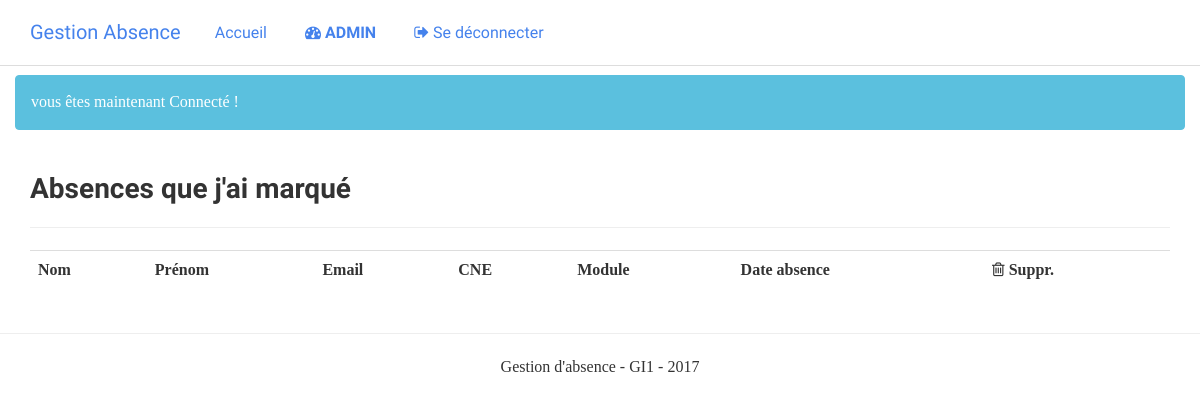
Page /absences_par_prof.php (signed in) on the earlier database version.
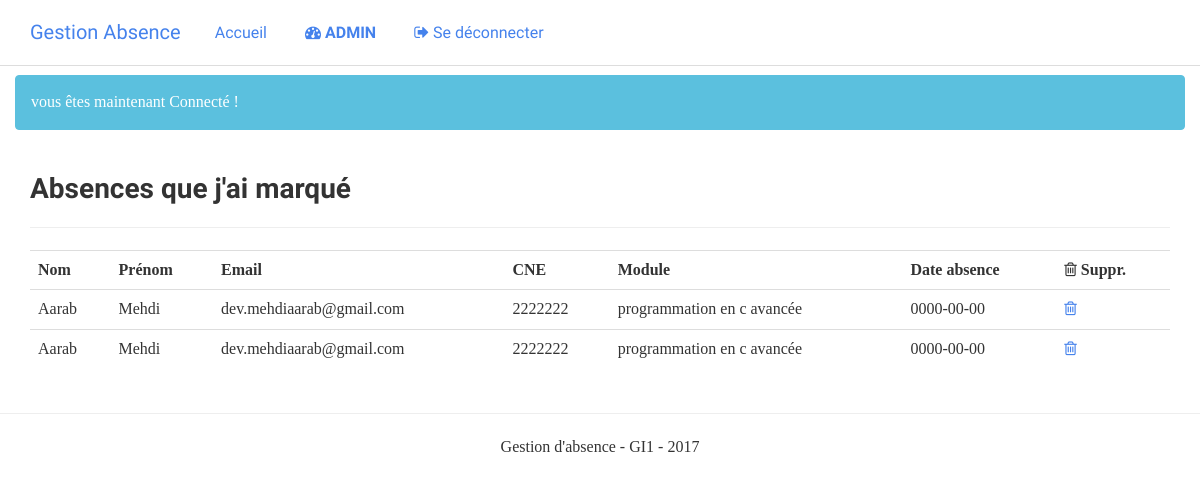
Same page on the later database version.
### tables this page shows
CREATE TABLE IF NOT EXISTS `absence` (
  `id` int(11) NOT NULL AUTO_INCREMENT,
  `id_etudiant` int(11) NOT NULL,
  `crn_horaire` varchar(255) NOT NULL,
  `type_absence` varchar(255) NOT NULL,
  `is_old` tinyint(1) NOT NULL DEFAULT '0',
  `module` varchar(255) DEFAULT NULL,
  `professeur` int(11) DEFAULT NULL,
  `date_absence` date DEFAULT NULL,
  PRIMARY KEY (`id`),
  KEY `id_etudiant` (`id_etudiant`)
);

### files/functions.php (called while the page is built, shortened)
<?php
function database()
{
    $host = "127.0.0.1";
    $username = "root";
    $password = "";
    $database = "gab";
    $db = new PDO("mysql:host=" . $host . ";dbname=" . $database, $username, $password,
        array(
            PDO::MYSQL_ATTR_INIT_COMMAND => 'SET NAMES UTF8',
            PDO::ATTR_ERRMODE => PDO::ERRMODE_SILENT
        )
    );
    return $db;
}
function listerAbsencesParProf()
{
    $absences_ = $absences = [];
    $db = database();
    $sttm = $db->prepare("SELECT * FROM absence where professeur=:id and is_old=0");
    $sttm->bindParam(":id", $_SESSION["id"]);
    if ($sttm->execute()) {
        $absences_ = $sttm->fetchAll();
        foreach ($absences_ as $a) {
            $sttm2 = $db->prepare("SELECT * FROM etudiant where id=:id");
            $sttm2->bindParam(":id", $a["id_etudiant"]);
            if ($sttm2->execute()) {
                $etudiant = $sttm2->fetch(PDO::FETCH_ASSOC);
                $a["nom"] = $etudiant["nom"];
                $a["prenom"] = $etudiant["prenom"];
                $a["cne"] = $etudiant["cne"];
                $a["email"] = $etudiant["email"];
                $absences [] = $a;
            }
        }
        return $absences;
    }
    return $absences;
}

### absences_par_prof.php (the view)
<?php
require_once "header.php";
$absences = listerAbsencesParProf();
?>
<div class="container">
    <h3>Absences que j'ai marqué</h3>
    <hr>
    <table class="table">
        <tr>
            <th>Nom</th>
            <th>Prénom</th>
            <th>Email</th>
            <th>CNE</th>
            <th>Module</th>
            <th>Date absence</th>
            <th><i class="fa fa-trash-o"></i> Suppr.</th>
        </tr>
        <?php foreach($absences as $a): ?>
        <tr>
            <td><?=$a["nom"] ?></td>
            <td><?=$a["prenom"] ?></td>
            <td><?=$a["email"] ?></td>
            <td><?=$a["cne"] ?></td>
            <td><?=$a["module"] ?></td>
            <td><?=$a["date_absence"] ?></td>
            <td><a href="deleteAbsence.php?id=<?=$a['id'] ?>"><i class="fa fa-trash-o"></i></a></td>
        </tr>
        <?php endforeach; ?>
    </table>
</div>
<?php require_once "footer.php"?>

### header.php (shortened to what this page needs)
<?php
    require "./files/functions.php";
?>
<!DOCTYPE html>
<html>
<head>
    <link rel="stylesheet" href="./css/bootstrap.min.css" >
    <link rel="stylesheet" href="./css/font-awesome.min.css" >
    <link rel="stylesheet"  href="./css/styles.css" >
</head>
<body>
<nav class="navbar navbar-default navbar-fixed-top">
    <div class="container">
        <div class="navbar-header">
            <a class="navbar-brand" href="index.php">Gestion Absence</a>
        </div>
        <div class="collapse navbar-collapse" id="bs-example-navbar-collapse-1">
            <ul class="nav navbar-nav">
                <li><a href="index.php">Accueil</a></li>
                <?php if(isset($_SESSION["login"]) && $_SESSION["type"] == "admin" ): ?>
                    <li><a href="index.php"> <i class="fa fa-dashboard"></i> <b>ADMIN</b></a></li>
                <?php elseif(isset($_SESSION["type"]) && $_SESSION["type"] == "etudiant" ): ?>
                    <li><a href="etudiant.php?id=<?=$_SESSION['id_etudiant'] ?>"> <i class="fa fa-dashboard"></i> Mes absences</a></li>
                <?php elseif(isset($_SESSION["type"]) && $_SESSION["type"] == "professeur" ): ?>
                    <li><a href="index.php"> <i class="fa fa-dashboard"></i> <?=$_SESSION["nom"] ?></a></li>
                <?php endif; ?>
                <?php if(isset($_SESSION["id"])): ?>
                    <li><a href="disconnect.php"><i class="fa fa-sign-out"></i> Se déconnecter</a></li>
                <?php endif ?>
            </ul>
        </div>
    </div>
</nav>
<?php if(isset($_SESSION["message"])): ?>
    <div class="container">
        <div class="row">
            <div class="alert alert-info" >
                <?php echo $_SESSION["message"] ?>
            </div>
        </div>
    </div>
<?php endif ?>

### footer.php (shortened to what this page needs)
<footer>
    <hr>
    <p class="text-center">Gestion d'absence - GI1 - 2017 </p>
</footer>
</body>
</html>

### css/styles.css (style rules this page uses)
body { padding-top: 75px; }

Differences in the rows shown:
added absence: nom "Aarab", prenom "Mehdi", email "dev.mehdiaarab@gmail.com", cne "2222222", module "programmation en c avancée", date_absence "0000-00-00"
added absence: nom "Aarab", prenom "Mehdi", email "dev.mehdiaarab@gmail.com", cne "2222222", module "programmation en c avancée", date_absence "0000-00-00"
